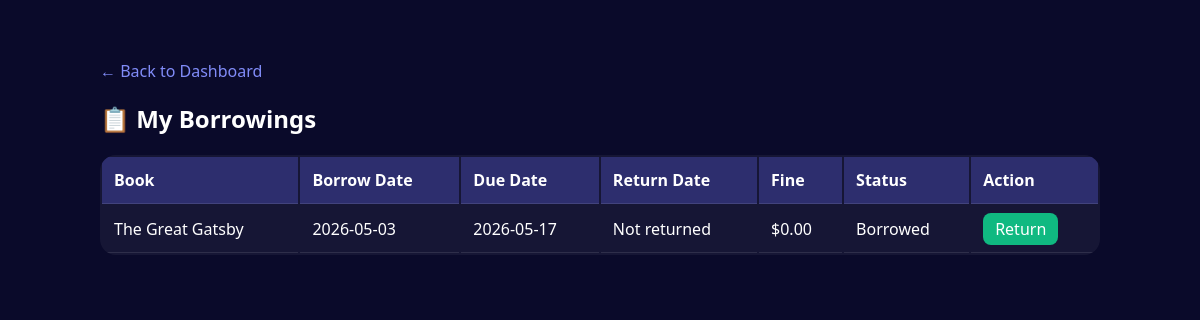
/B/my-borrowings.php (signed in), run on an earlier commit of the app's database.
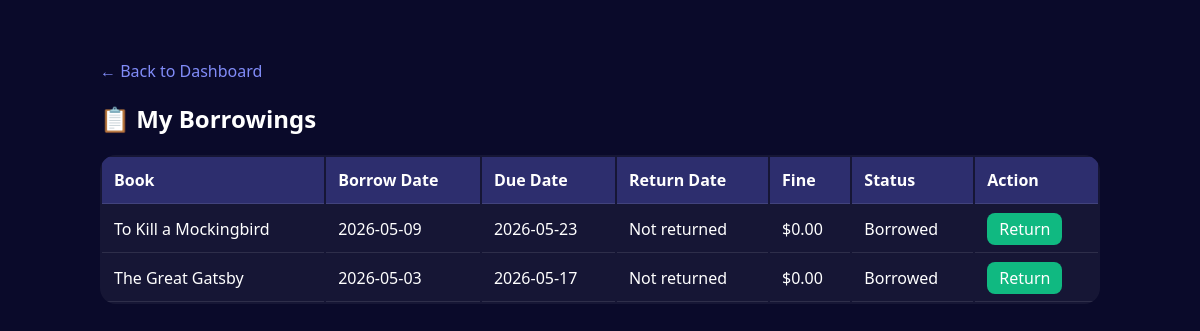
And on a later commit of the database.
### tables this page shows
CREATE TABLE `transaction` (
  `transaction_id` int(11) NOT NULL,
  `member_id` int(11) NOT NULL,
  `book_id` int(11) NOT NULL,
  `borrow_date` date NOT NULL,
  `due_date` date NOT NULL,
  `return_date` date DEFAULT NULL,
  `fine_amount` decimal(10,2) DEFAULT 0.00,
  `fine_paid` tinyint(1) DEFAULT 0,
  `status` varchar(20) DEFAULT 'Borrowed'
);

CREATE TABLE `book` (
  `book_id` int(11) NOT NULL,
  `title` varchar(200) NOT NULL,
  `author` varchar(100) NOT NULL,
  `isbn` varchar(13) DEFAULT NULL,
  `genre` varchar(50) DEFAULT NULL,
  `total_copies` int(11) DEFAULT 1,
  `available_copies` int(11) DEFAULT 1,
  `added_date` date DEFAULT curdate()
);

### B/my-borrowings.php (the view, shortened to what this page needs)
<?php
$conn = new mysqli('localhost', 'root', '', 'libtech_db');
$admin_id = $_SESSION['admin_id'];
$member_result = $conn->query("SELECT member_id FROM member WHERE admin_id = $admin_id");
$member = $member_result->fetch_assoc();
$member_id = $member['member_id'] ?? 0;
$transactions = $conn->query("SELECT t.*, b.title FROM transaction t JOIN book b ON t.book_id = b.book_id WHERE t.member_id = $member_id ORDER BY t.borrow_date DESC");
?>
<!DOCTYPE html>
<html lang="en">
<head>
</head>
<body>
    <div class="container">
        <a href="member-dashboard.php">← Back to Dashboard</a>
        <h2>📋 My Borrowings</h2>
        <table>
            <thead><tr><th>Book</th><th>Borrow Date</th><th>Due Date</th><th>Return Date</th><th>Fine</th><th>Status</th><th>Action</th></tr></thead>
            <tbody>
                <?php while($t = $transactions->fetch_assoc()):
                    $overdue = ($t['return_date'] == null && $t['due_date'] < date('Y-m-d'));
                ?>
                <tr>
                    <td><?php echo $t['title']; ?></td>
                    <td><?php echo $t['borrow_date']; ?></td>
                    <td class="<?php echo $overdue ? 'overdue' : ''; ?>"><?php echo $t['due_date']; ?></td>
                    <td><?php echo $t['return_date'] ?? 'Not returned'; ?></td>
                    <td>$<?php echo number_format($t['fine_amount'], 2); ?></td>
                    <td><?php echo $t['status']; ?></td>
                    <td><?php if(!$t['return_date']): ?><a href="?return=<?php echo $t['transaction_id']; ?>" class="btn-return" onclick="return confirm('Return this book?')">Return</a><?php else: ?>Returned<?php endif; ?></td>
                </tr>
                <?php endwhile; ?>
            </tbody>
        </table>
    </div>
</body>
</html>

### B/my-borrowings.php (style rules this page uses)
body { font-family: 'Segoe UI', sans-serif; background: #0a0a2a; color: white; }
.container { max-width: 1000px; margin: 40px auto; padding: 20px; }
a { color: #818cf8; text-decoration: none; }
table { width: 100%; background: rgba(255,255,255,0.05); border-radius: 16px; overflow: hidden; }
th, td { padding: 12px; text-align: left; border-bottom: 1px solid rgba(255,255,255,0.1); }
th { background: rgba(99,102,241,0.3); }
.btn-return { background: #10b981; color: white; padding: 5px 12px; border-radius: 8px; text-decoration: none; }

What changed in the data, as far as the page shows it:
added transaction: book.title "To Kill a Mockingbird", borrow_date "2026-05-09", due_date "2026-05-23", return_date "Not returned", fine_amount "0.00", status "Borrowed"
